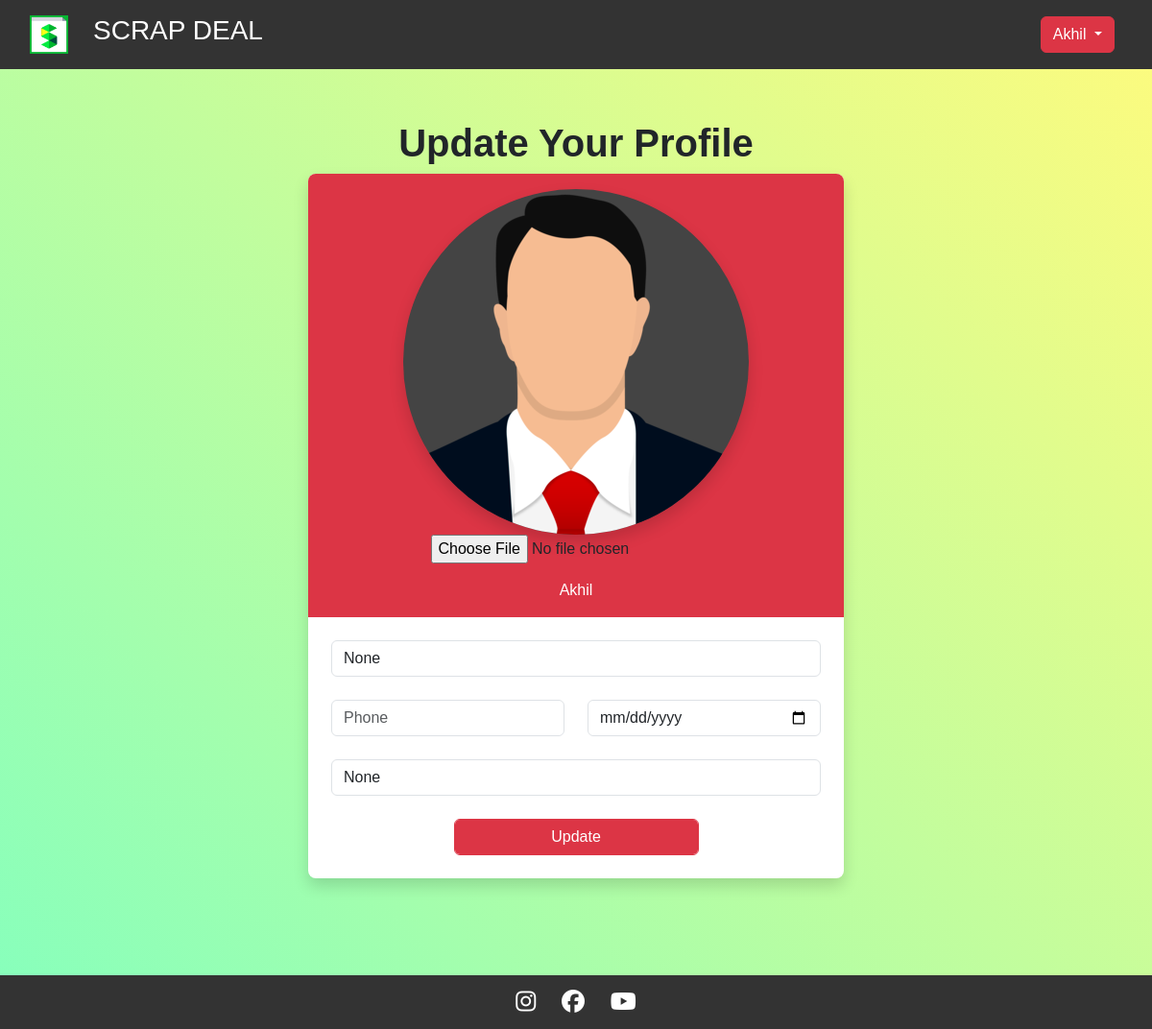
The page /profile/4/change (signed in) on the database as committed earlier.
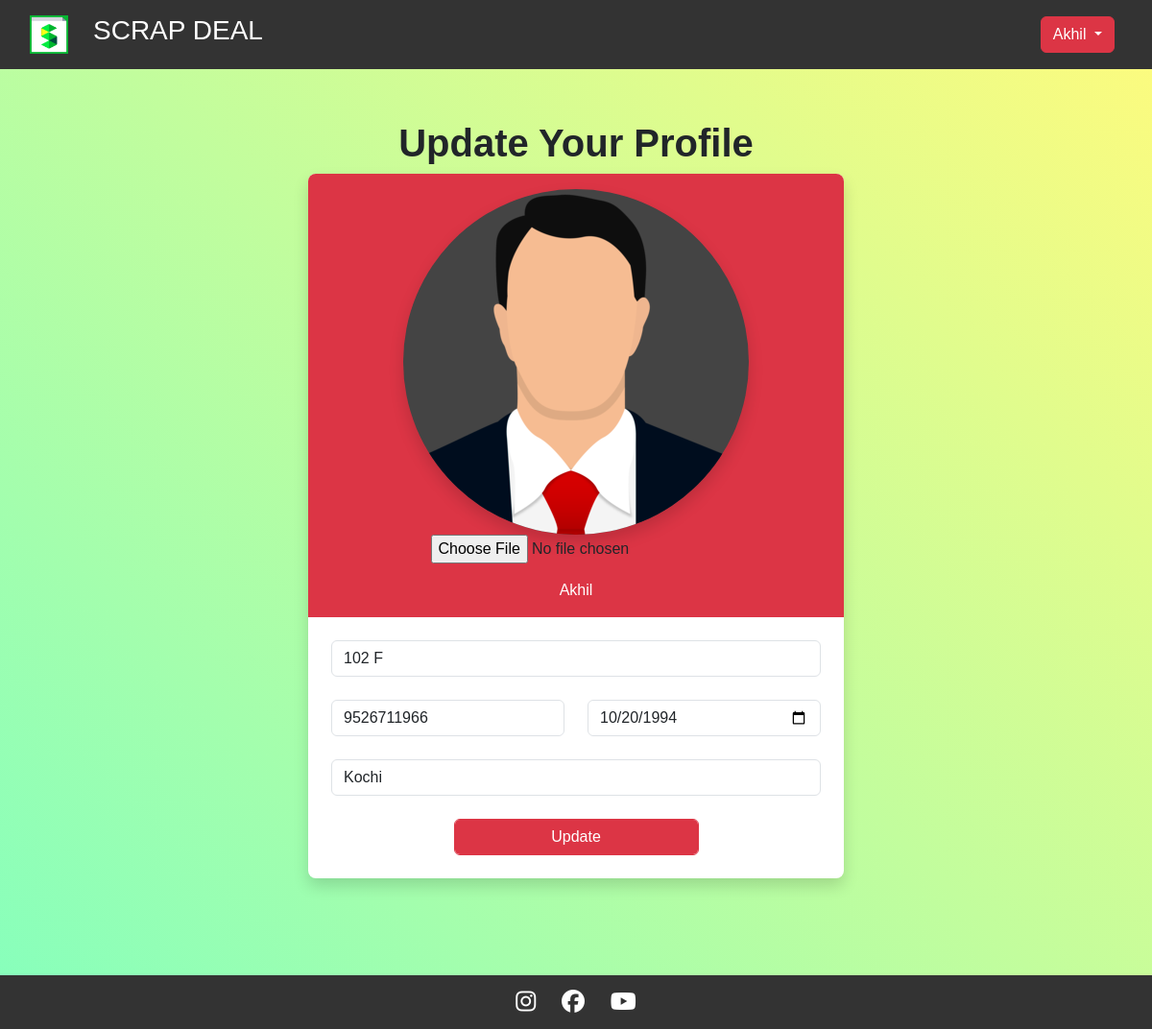
The same page on the database as committed later.
### scrapboxapp/models.py (models this page shows, shortened)
class UserProfile(models.Model):
    user=models.OneToOneField(User,on_delete=models.CASCADE,related_name="profile")
    address=models.CharField(max_length=200,null=True)
    location=models.CharField(max_length=200,null=True)
    dob=models.DateField(null=True)
    phone=models.CharField(max_length=200,null=True)

### scrapboxapp/views.py (the view, shortened to what this page needs)
# urls.py: path('profile/<int:pk>/change',views.ProfileUpdateView.as_view(),name="profile-update"),
@method_decorator(signin_required,name="dispatch")
class ProfileUpdateView(UpdateView):
    template_name="profile_edit.html"
    form_class=UserProfileForm
    model=UserProfile

### scrapboxapp/forms.py
class UserProfileForm(forms.ModelForm):
    class Meta:
        model=UserProfile
        exclude=('user',)
        widgets={
            "dob":forms.DateInput(attrs={"class":"form-control","type":"date"})
        }

### scrapboxapp/views.py (called while the page is built)
def signin_required(fn):
    def wrapper(request,*args, **kwargs):
        if not request.user.is_authenticated:
            messages.error(request,"Invalid session")
            return redirect("signin")
        else:
            return fn(request,*args, **kwargs)
    return wrapper

### scrapboxapp/templates/profile_edit.html (shortened to what this page needs)
{% extends 'base.html' %}
{%load static%}
{% block content %}
<head>
  </head>
<div class="vh-100 container d-flex flex-column justify-content-center align-items-center mt-5 mb-5">
    <div>
        <h1 class="text-dark fw-bold">Update Your Profile</h1>
    </div>
    <form action="{% url 'profile-update' request.user.profile.id %}" method="post" enctype="multipart/form-data" class="border-0 rounded-3 form-control p-0 w-50 shadow">
        <div class="text-center bg-danger rounded-top-3 rounded-bottom-0 pb-3">
            <label for="fileToUpload">
                <div class=" p-3">
                    {%if form.profile_pic%}
                        <img class="profile-small profile-pic shadow" src="{{form.profile_pic.value.url}}" alt="Avatar" style="border-radius: 50%;
                        background-color: rgb(68, 68, 68);">
                        {%else%}
                        <img class="profile-small profile-pic shadow" src="{%static 'scrapboxapp/images/profilepic.png'%}" alt="Avatar" style="border-radius: 50%;
                        background-color: rgb(68, 68, 68);">
                       {%endif%}
                    <input type="File" name="profile_pic" id="fileToUpload" value="">
                </div>
            </label>
            <div class="text-white tefw-bold">
                {{request.user}}
            </div>
        </div>
        <div class="p-4">
            <div class="mb-4">
                <input type="text" name="address" value="{{form.address.value}}" class="form-control" placeholder="Address">
            </div>
            <div class="row">
                <div class="mb-4 col-md-6">
                    <input type="number" name="phone" value="{{form.phone.value}}" class="form-control" placeholder="Phone">
                </div>
                <div class="mb-4 col-md-6">
                    {{form.dob}}
                </div>
            </div>
            <div class="mb-4">
                <input type="text" name="location" value="{{form.location.value}}" class="form-control" placeholder="location">
            </div>
            <div class="text-center">
                <button type="submit" class="btn btn-danger form-control w-50">Update</button>
            </div>
        </div>
    </form>
</div>
{% endblock %}

Rows that differ between the two databases and show on the page:
changed UserProfile: address (not shown) → "102 F"; phone (not shown) → "9526711966"; dob (not shown) → "10/20/1994"; location (not shown) → "Kochi"
Other text that changed with them:
form field address: "None" → (not shown)
form field location: "None" → (not shown)
